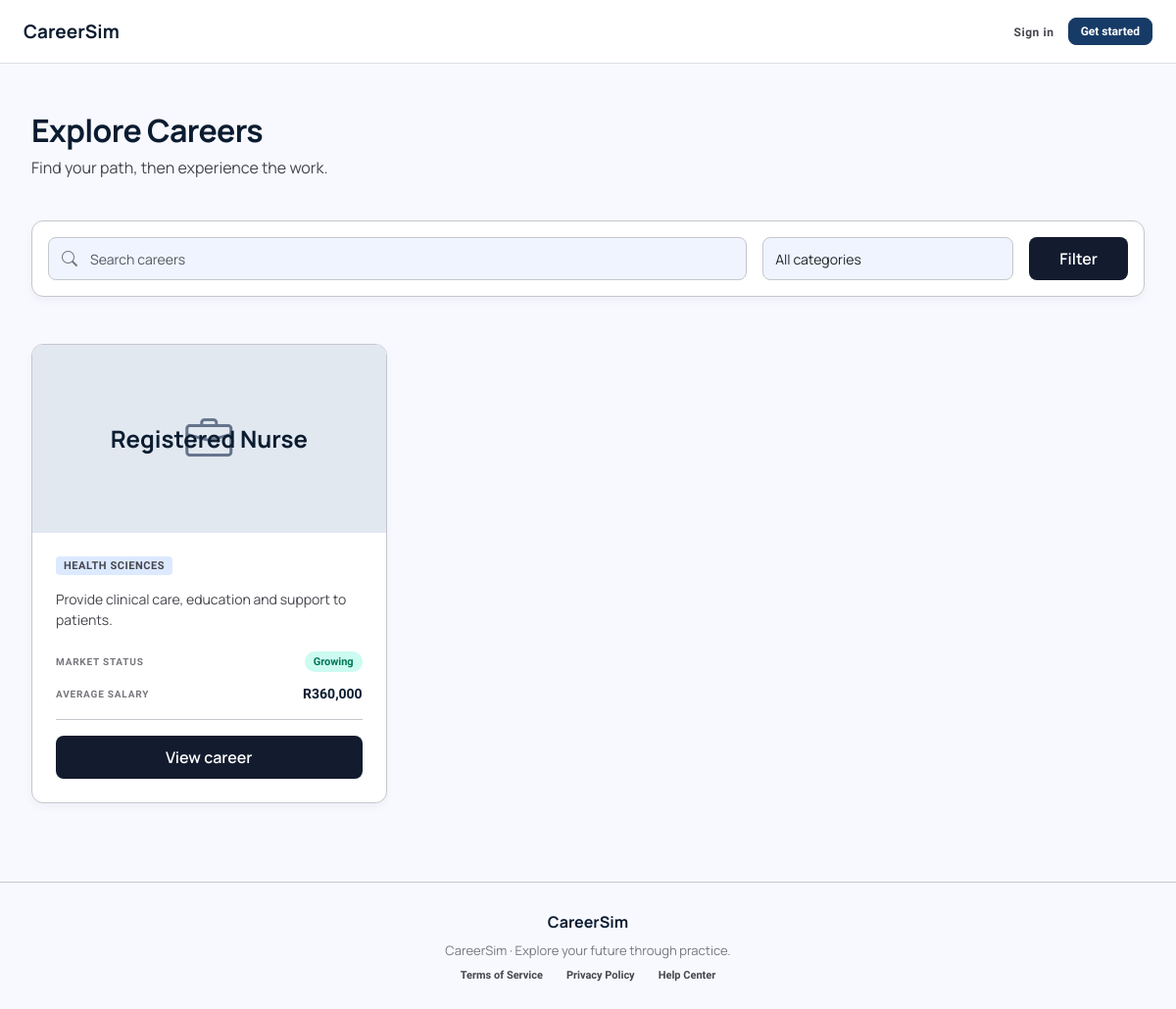
/careers/browse.php?category=2, run on the app's committed database.
### tables this page shows
CREATE TABLE careers (
  id INT UNSIGNED AUTO_INCREMENT PRIMARY KEY,
  category_id INT UNSIGNED NOT NULL,
  title VARCHAR(120) NOT NULL,
  slug VARCHAR(140) NOT NULL,
  summary VARCHAR(500) NULL,
  description TEXT NULL,
  average_salary DECIMAL(12,2) NULL,
  growth_outlook ENUM('declining','stable','growing','high_growth') NULL,
  image VARCHAR(255) NULL,
  is_active TINYINT(1) NOT NULL DEFAULT 1,
  created_at TIMESTAMP NOT NULL DEFAULT CURRENT_TIMESTAMP,
  updated_at TIMESTAMP NOT NULL DEFAULT CURRENT_TIMESTAMP ON UPDATE CURRENT_TIMESTAMP,
  UNIQUE KEY uq_careers_slug (slug),
  KEY idx_careers_category (category_id),
  FULLTEXT KEY ft_careers_title_desc (title, summary, description),
  CONSTRAINT fk_careers_category FOREIGN KEY (category_id) REFERENCES career_categories(id) ON DELETE RESTRICT
);

CREATE TABLE career_categories (
  id INT UNSIGNED AUTO_INCREMENT PRIMARY KEY,
  name VARCHAR(80) NOT NULL,
  slug VARCHAR(90) NOT NULL,
  icon VARCHAR(50) NULL,
  UNIQUE KEY uq_career_categories_name (name),
  UNIQUE KEY uq_career_categories_slug (slug)
);

### includes/functions.php (called while the page is built, shortened)
<?php
function url(string $path = ''): string { return BASE_URL . '/' . ltrim($path, '/'); }
function e(mixed $value): string { return htmlspecialchars((string)$value, ENT_QUOTES, 'UTF-8'); }

### careers/browse.php (the view, shortened to what this page needs)
<?php
require_once dirname(__DIR__) . '/includes/functions.php';
$q = trim($_GET['q'] ?? '');
$category = (int)($_GET['category'] ?? 0);
$where = ['c.is_active=1'];
$params = [];
$types = '';
if ($category) {
    $where[] = 'c.category_id=?';
    $params[] = $category;
    $types .= 'i';
}
$sql = "SELECT c.*,cc.name category,GROUP_CONCAT(DISTINCT s.name ORDER BY s.name SEPARATOR ', ') skills FROM careers c JOIN career_categories cc ON cc.id=c.category_id LEFT JOIN career_skills cs ON cs.career_id=c.id LEFT JOIN skills s ON s.id=cs.skill_id WHERE " . implode(' AND ', $where) . ' GROUP BY c.id ORDER BY c.title';
$stmt = $con->prepare($sql);
if ($params) $stmt->bind_param($types, ...$params);
$stmt->execute();
$careers = $stmt->get_result();
$categories = $con->query('SELECT * FROM career_categories ORDER BY name');
require dirname(__DIR__) . '/includes/header.php'; ?>
<div class="career-catalog-shell">
    <header class="career-catalog-header">
        <h1>Explore Careers</h1>
        <p>Find your path, then experience the work.</p>
    </header>
    <form class="career-filter-card">
        <div class="career-search-field"><i class="bi bi-search"></i><input class="form-control" name="q" value="<?= e($q) ?>" placeholder="Search careers"></div>
        <select class="form-select" name="category">
            <option value="0">All categories</option><?php foreach ($categories as $c): ?><option value="<?= $c['id'] ?>" <?= $category === $c['id'] ? 'selected' : '' ?>><?= e($c['name']) ?></option><?php endforeach ?>
        </select>
        <button class="btn">Filter</button>
    </form>
    <div class="career-bento-grid">
        <?php foreach ($careers as $c): $growth = $c['growth_outlook'] ?: 'stable'; ?>
            <article class="catalog-career-card">
                <div class="catalog-career-media">
                    <?php if ($c['image']): ?><img src="<?= e(preg_match('~^https?://~i', $c['image']) ? $c['image'] : url($c['image'])) ?>" alt="<?= e($c['title']) ?> workspace"><?php else: ?><div class="catalog-career-placeholder"><i class="bi bi-briefcase"></i></div><?php endif ?>
                    <div>
                        <h2><?= e($c['title']) ?></h2>
                    </div>
                </div>
                <div class="catalog-career-body">
                    <span class="catalog-category"><?= e($c['category']) ?></span>
                    <p class="catalog-summary"><?= e($c['summary']) ?></p>
                    <div class="catalog-meta mt-auto">
                        <div><span>Market status</span><strong class="catalog-growth growth-<?= e($growth) ?>"><?= e(ucwords(str_replace('_', ' ', $growth))) ?></strong></div>
                        <div><span>Average salary</span><strong><?= $c['average_salary'] ? 'R' . number_format($c['average_salary']) : 'Not listed' ?></strong></div>
                    </div>
                    <div class="catalog-action"><a href="<?= url('careers/view.php?id=' . $c['id']) ?>">View career</a></div>
                </div>
            </article>
        <?php endforeach ?>
    </div>
</div>
<?php require dirname(__DIR__) . '/includes/footer.php'; ?>

### assets/css/custom.css (style rules this page uses)
:root { --cs-blue: #173b67; --cs-teal: #0f8b8d; --cs-bg: #f4f7fa; --cs-text: #203040; }
body { background: var(--cs-bg); color: var(--cs-text); font-family: Manrope, system-ui, -apple-system, "Segoe UI", sans-serif; }
.student-catalog { background: #f8f9ff; color: #0b1c30; }
.career-catalog-shell { width: min(1280px, 100%); margin: auto; padding: 48px 32px 24px; }
.career-catalog-header { margin-bottom: 42px; }
.career-catalog-header h1 { font-size: 32px; line-height: 40px; font-weight: 700; letter-spacing: -0.02em; margin: 0 0 6px; }
.career-catalog-header p { font-size: 16px; color: #45464d; margin: 0; }
.career-filter-card { background: #fff; border: 1px solid #c6c6cd; border-radius: 12px; padding: 16px; margin-bottom: 48px; display: grid; grid-template-columns: 1fr 256px auto; gap: 16px; box-shadow: 0 4px 8px rgba(15, 23, 42, 0.04); }
.career-filter-card .form-control, .career-filter-card .form-select { height: 44px; background: #eff4ff; border: 1px solid #c6c6cd; border-radius: 8px; font-size: 14px; }
.career-filter-card .btn { background: #131b2e; color: #fff; border-radius: 8px; padding: 0 30px; font-weight: 600; }
.career-search-field { position: relative; }
.career-search-field i { position: absolute; left: 14px; top: 50%; transform: translateY(-50%); color: #76777d; z-index: 2; }
.career-search-field input { padding-left: 42px; }
.career-bento-grid { display: grid; grid-template-columns: repeat(3, minmax(0, 1fr)); gap: 24px; }
.catalog-career-card { background: #fff; border: 1px solid #c6c6cd; border-radius: 12px; overflow: hidden; display: flex; flex-direction: column; min-width: 0; box-shadow: 0 4px 8px rgba(15, 23, 42, 0.04); transition: transform 0.2s, box-shadow 0.2s; }
.catalog-career-media { height: 192px; background: #e5eeff; position: relative; overflow: hidden; }
.catalog-career-media:after { content: ""; position: absolute; inset: 0; background: rgba(229, 238, 255, 0.42); }
.catalog-career-media > div { position: absolute; inset: 0; z-index: 1; display: grid; place-items: center; padding: 24px; text-align: center; }
.catalog-career-media h2 { font-size: 24px; line-height: 32px; font-weight: 700; color: #0b1c30; margin: 0; }
.catalog-career-body { padding: 24px; display: flex; flex-direction: column; flex: 1; }
.catalog-category { align-self: flex-start; background: #dce9ff; color: #45464d; border-radius: 4px; padding: 3px 8px; text-transform: uppercase; letter-spacing: 0.05em; font: 600 11px "Hanken Grotesk"; }
.catalog-summary { font-size: 14px; line-height: 21px; color: #45464d; margin: 14px 0 22px; display: -webkit-box; -webkit-line-clamp: 2; -webkit-box-orient: vertical; overflow: hidden; }
.catalog-meta { display: flex; flex-direction: column; gap: 14px; }
.catalog-meta > div { display: flex; justify-content: space-between; align-items: center; gap: 16px; }
.catalog-meta span { color: #76777d; text-transform: uppercase; letter-spacing: 0.08em; font: 600 10px "Hanken Grotesk"; }
.catalog-meta strong { font: 700 14px "Hanken Grotesk"; color: #0b1c30; }
.catalog-growth { padding: 4px 9px; border-radius: 999px !important; font-size: 11px !important; }
.catalog-growth.growth-growing { background: #ccfbf1; color: #047857; }
.catalog-action { border-top: 1px solid #c6c6cd; margin-top: 18px; padding-top: 16px; }
.catalog-action a { display: block; text-align: center; background: #131b2e; color: #fff; text-decoration: none; border-radius: 8px; padding: 10px; font-weight: 600; }
.growth-growing { background: #dbeafe; color: #1d4ed8; }
.catalog-career-placeholder { width: 100%; height: 100%; display: grid; place-items: center; background: #e2e8f0; color: #64748b; font-size: 3rem; }

### data on the page
careers: title "Registered Nurse", category.name "HEALTH SCIENCES", summary "Provide clinical care, education and support to patients.", growth_outlook "Growing", average_salary "360,000"
